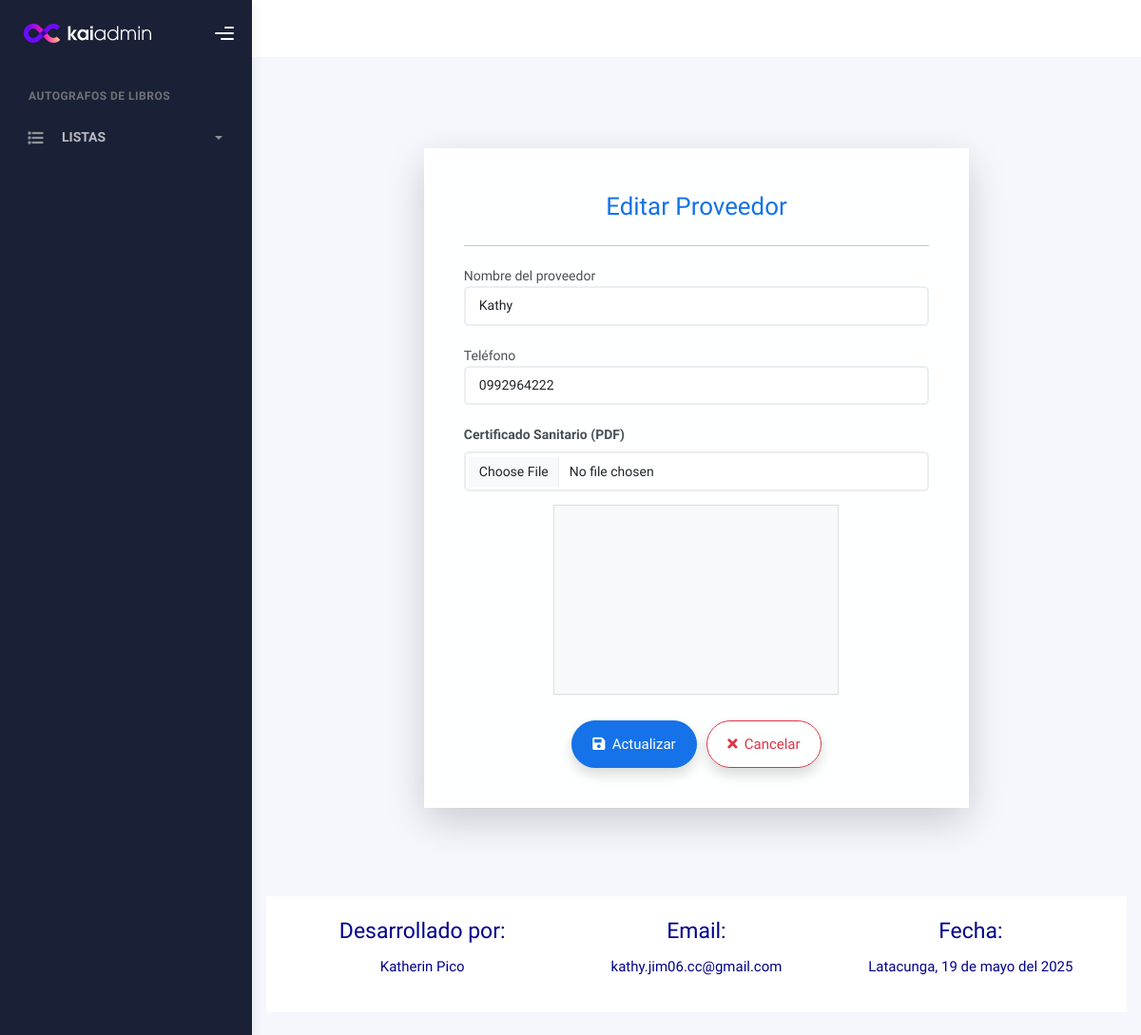
The app's page /editarProveedor/1/, older data.
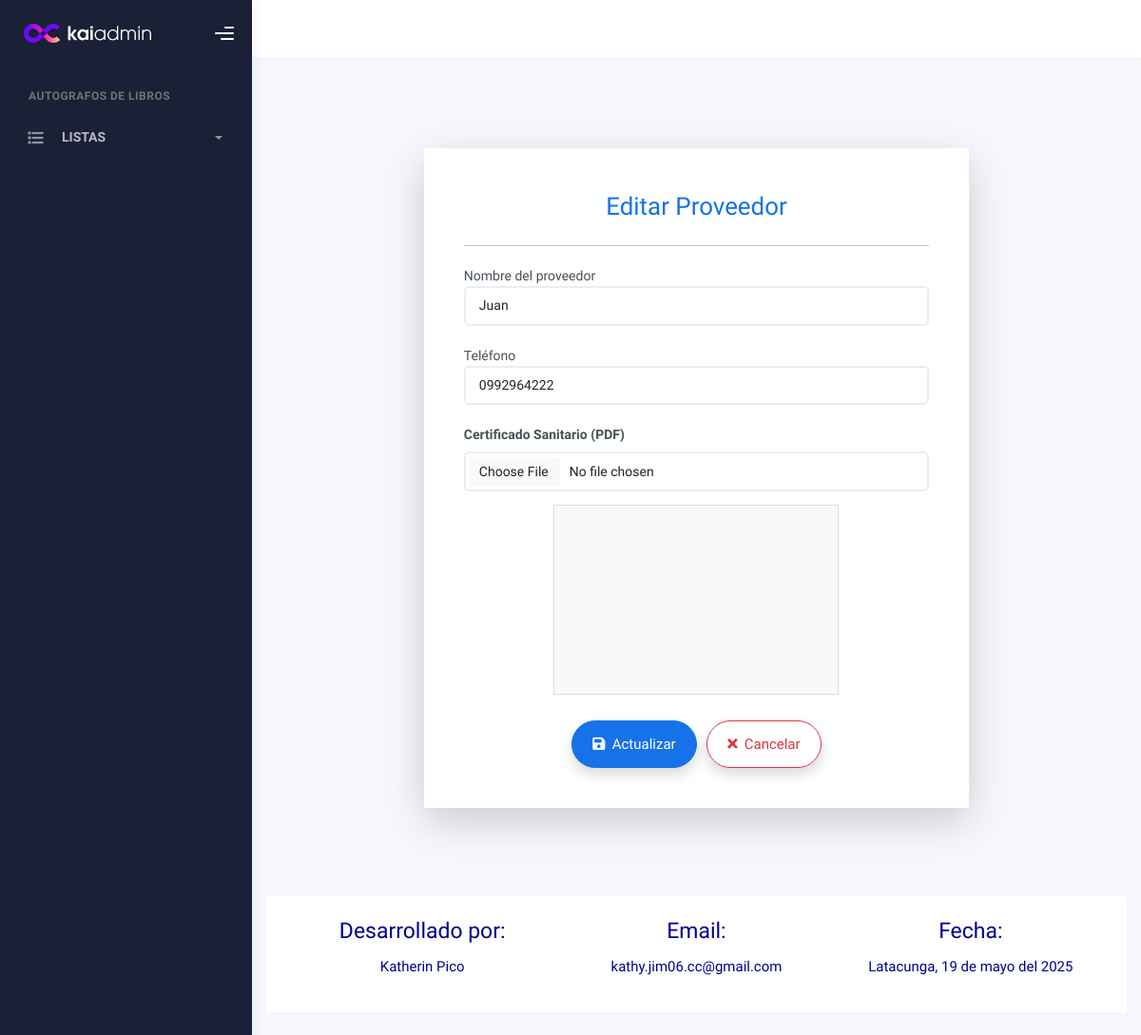
The same page, newer data.
### Aplicaciones/Proveedor/models.py (models this page shows, shortened)
class Proveedor(models.Model):
    nombre = models.CharField(max_length=100)
    telefono = models.CharField(max_length=20)
    pdf_certificado_sanitario = models.FileField(upload_to='Proveedores', null=True, blank=True)

### Aplicaciones/Proveedor/views.py (the view)
# urls.py: path('editarProveedor/<int:id>/', views.editarProveedor, name='editarProveedor'),
def editarProveedor(request, id):
    proveedorEditar = Proveedor.objects.get(id=id)
    return render(request, "editarProveedor.html", {
        'proveedorEditar': proveedorEditar
    })

### Aplicaciones/Proveedor/templates/editarProveedor.html (shortened to what this page needs)
{% extends 'plantilla.html' %}
{% load static %}
{% block contenido %}
<br><br><br>
<div class="row justify-content-center">
    <div class="col-md-8">
        <div class="card shadow-lg border-0 rounded-4">
            <div class="card-body p-5" style="background-color: #feffff;">
                <h2 class="text-center text-primary mb-4">Editar Proveedor</h2>
                <hr class="mb-4">
                <form id="frm_editar_proveedor" method="post" action="/procesarEdicionProveedor/" enctype="multipart/form-data">
                    <label for="nombre">Nombre del proveedor</label>
                    <input type="text" name="nombre" id="nombre" class="form-control" value="{{ proveedorEditar.nombre }}">
                    <br>
                    <label for="telefono">Teléfono</label>
                    <input type="text" name="telefono" id="telefono" class="form-control" value="{{ proveedorEditar.telefono }}">
                    <br>
                    <label for="pdf_certificado_sanitario" class="form-label fw-semibold">Certificado Sanitario (PDF)</label>
                    <input type="file" name="pdf_certificado_sanitario" id="pdf_certificado_sanitario" class="form-control">
                    {% if proveedorEditar.pdf_certificado_sanitario %}
                        <div class="mt-3 text-center">
                            <iframe
                                src="{{ proveedorEditar.pdf_certificado_sanitario.url }}#page=1"
                                width="300"
                                height="200"
                                style="border: 1px solid #ddd; background: #f8f9fa;"
                                title="Vista previa del documento"
                                type="application/pdf">
                            </iframe>
                        </div>
                    {% endif %}
                    <div class="text-center mt-4">
                        <button type="submit" class="btn btn-primary btn-lg px-4 me-2 rounded-pill shadow">
                            <i class="fa fa-save me-1"></i> Actualizar
                        </button>
                        <a href="/listaProveedor/" class="btn btn-outline-danger btn-lg px-4 rounded-pill shadow">
                            <i class="fa fa-times me-1"></i> Cancelar
                        </a>
                    </div>
                </form>
            </div>
        </div>
    </div>
</div>
<br><br><br>
{% endblock %}

Row changes from the older to the newer data that the page shows:
changed Proveedor: nombre "Kathy" → "Juan"
